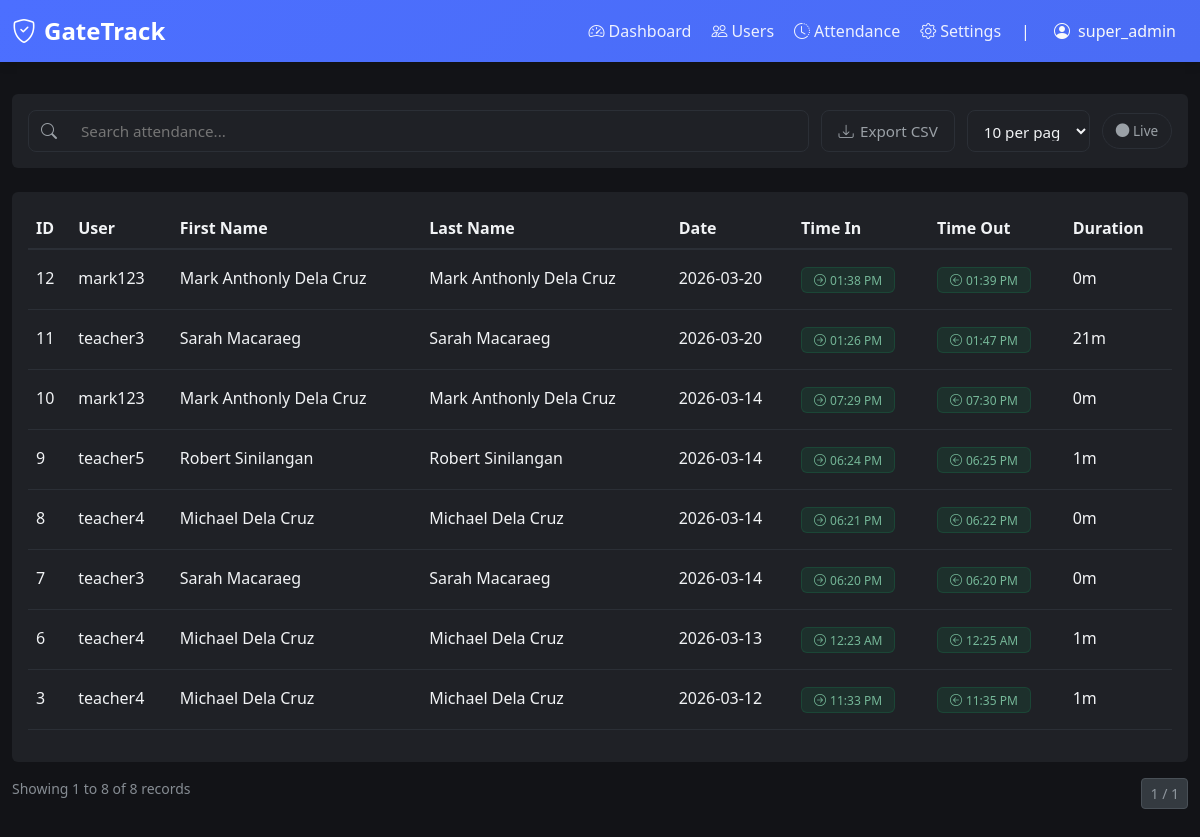
The app's page /attendance (signed in) with its own data.
### tables this page shows
CREATE TABLE attendance (
	id INTEGER NOT NULL, 
	user_id INTEGER NOT NULL, 
	time_in DATETIME, 
	time_out DATETIME, 
	created_at DATETIME, 
	PRIMARY KEY (id), 
	FOREIGN KEY(user_id) REFERENCES users (id)
);

CREATE TABLE "users" (id INTEGER NOT NULL, username VARCHAR(80), email VARCHAR(120) NOT NULL, password VARCHAR(200), contact VARCHAR(20), gender VARCHAR(10), role VARCHAR(20) NOT NULL, created_at DATETIME, rfid TEXT, first_name VARCHAR(50), last_name VARCHAR(50), PRIMARY KEY (id), UNIQUE (email));

### app.py (the view)
@app.route('/attendance')
@login_required
def attendance():
    page = int(request.args.get('page', 1))
    per_page = int(request.args.get('per_page', 10))
    search_term = request.args.get('search', '').strip()
    role_filter = request.args.get('role', '')
    if per_page not in [10, 20, 30, 100]:
        per_page = 10
    page = max(1, page)
    from database_utils import get_paginated_attendance
    records, total_count = get_paginated_attendance(page, per_page, search_term, role_filter)
    total_pages = (total_count + per_page - 1) // per_page
    if page > total_pages and total_pages > 0:
        return redirect(url_for('attendance', page=total_pages, per_page=per_page,
                               search=search_term, role=role_filter))
    return render_template('attendance.html',
                         records=records,
                         page=page,
                         per_page=per_page,
                         total_count=total_count,
                         total_pages=total_pages,
                         search_term=search_term,
                         role_filter=role_filter)

### app.py (called while the page is built)
def format_time_12hr(time_str):
    if not time_str:
        return ''
    try:
        dt = datetime.strptime(time_str, '%H:%M:%S')
        return dt.strftime('%I:%M %p')
    except (ValueError, TypeError):
        return time_str or ''

def login_required(f):
    @wraps(f)
    def decorated_function(*args, **kwargs):
        if 'user_id' not in session:
            flash('Please log in to access this page.', 'error')
            return redirect(url_for('login'))
        return f(*args, **kwargs)
    return decorated_function

### database_utils.py (called while the page is built)
def get_connection() -> sqlite3.Connection:
    conn = sqlite3.connect(DB_PATH)
    conn.row_factory = sqlite3.Row
    return conn

### templates/attendance.html (shortened to what this page needs)
{% extends "nav.html" %}
{% block content %}
<div class="row mt-2 mb-4">
  <div class="col-12">
    <div class="card">
      <div class="card-body">
        <form method="GET" action="{{ url_for('attendance') }}" id="attendanceFilterForm" style="display: flex;flex-wrap: nowrap;gap: 0.75rem;align-items: stretch;width: 100%;height: 42px;font-family: system-ui, -apple-system, sans-serif;">
          <div style="width: 70%;display: flex;align-items: center;border: 1px solid var(--border-color);border-radius: 8px;background: var(--bg-secondary);transition: border-color 0.2s;overflow: hidden;">
            <span style="padding: 0 0.75rem;color: var(--text-secondary);display: flex;align-items: center;">
              <i class="bi bi-search"></i>
            </span>
            <input type="text" name="search" placeholder="Search attendance..." id="searchInput" value="{{ search_term }}" style="flex: 1;border: none;padding: 0 0.75rem;font-size: 0.95rem;outline: none;color: var(--text-primary);background: transparent;" onfocus="this.parentElement.style.borderColor = 'var(--primary)'" onblur="this.parentElement.style.borderColor = 'var(--border-color)'" onkeypress="if(event.key==='Enter') document.getElementById('attendanceFilterForm').submit();"/>
          </div>
          <div style=" display: flex; gap: 0.75rem;">
            <a href="{{ url_for('export_attendance_csv', page=page, per_page=per_page, search=search_term) }}" style="flex: 1;display: inline-flex;align-items: center;justify-content: center;padding: 0.6rem 1rem;font-size: 0.95rem;font-weight: 500;color: var(--text-secondary);background: transparent;border: 1px solid var(--border-color);border-radius: 8px;text-decoration: none;white-space: nowrap;cursor: pointer;transition: all 0.2s;" onmouseover="this.style.borderColor = 'var(--text-secondary)';this.style.color = 'var(--text-primary)';this.style.backgroundColor = 'var(--bg-secondary)';" onmouseout="this.style.borderColor = 'var(--border-color)';this.style.color = 'var(--text-secondary)';this.style.backgroundColor = 'transparent';">
              <i class="bi bi-download" style="margin-right: 0.4rem;"></i>Export CSV
            </a>
            <div >
              <select id="perPageSelectAttendance" name="per_page" style="width: 100%;height: 100%;padding: 0.6rem 0.75rem;font-size: 0.95rem;border: 1px solid var(--border-color);border-radius: 8px;outline: none;color: var(--text-primary);background-color: var(--bg-secondary);cursor: pointer;">
                <option value="10" {{ 'selected' if per_page == 10 }} >10 per page</option>
              </select>
            </div>
            <div style="display: flex; align-items: center; justify-content: center;">
              <span id="syncIndicator" class="sync-indicator sync-waiting" title="Live updates every 3 seconds" style="padding: 0.45rem 0.8rem;font-size: 0.85rem;font-weight: 500;border-radius: 999px;white-space: nowrap;border: 1px solid var(--border-color);background: var(--bg-secondary);color: var(--text-secondary);">
                <i class="bi bi-circle-fill dot"></i>
                <span>Live</span>
              </span>
            </div>
          </div>
        </form>
      </div>
    </div>
  </div>
</div>
<div class="mt-4">
  <div class="card">
    <div class="card-body">
    <div class="table-responsive">
<table class="table table-hover" id="attendanceTable">
            <thead>
              <tr>
                <th>ID</th>
              <th>User</th>
              <th>First Name</th>
              <th>Last Name</th>
              <th>Date</th>
                <th>Time In</th>
                <th>Time Out</th>
                <th>Duration</th>
              </tr>
            </thead>
        <tbody id="tableBody">
          {% if records %}
            {% for record in records %}
            {% if record.username or record.email or record.first_name or record.last_name %}
            <tr>
              <td class="py-3">{{ record.id }}</td>
              <td class="py-3">
                <div class="d-flex align-items-center gap-2">
                  {{ record.username or record.email or 'Unknown' }}
              </td>
              <td class="py-3">
                <div class="d-flex align-items-center">
                  {{ record.first_name or '-' }} {{ record.last_name or '' }}
                </div>
              </td>
              <td class="py-3">
                <div class="d-flex align-items-center">
                  {{ record.first_name or '-' }} {{ record.last_name or '' }}
                </div>
              </td>
              <td class="py-3">{{ record.created_at[:10] if record.created_at else '-' }}</td>
              <td class="py-3">
                {% if record.time_in %}
                  <span class="badge badge-completed"><i class="bi bi-arrow-right-circle me-1"></i>{{ (record.time_in.split(' ')[1] if record.time_in else '')|format_time_12hr }}</span>
                {% else %}
                  <span class="text-muted">-</span>
                {% endif %}
              </td>
              <td class="py-3">
                {% if record.time_out %}
                  <span class="badge badge-completed"><i class="bi bi-arrow-left-circle me-1"></i>{{ (record.time_out.split(' ')[1] if record.time_out else '')|format_time_12hr }}</span>
                {% else %}
                  <span class="badge badge-pending">Pending</span>
                {% endif %}
              </td>
              <td class="py-3">{{ record.duration or '-' }}</td>
            </tr>
            {% endif %}
            {% endfor %}
          {% endif %}
        </tbody>
      </table>
    </div>
  </div>
</div>
{% if total_count > 0 %}
<div class="row mt-3">
  <div class="col-md-6">
    <div class="page-info">
Showing {{ ((page-1)*per_page)+1 }} to {{ [page*per_page, total_count]|min }}
      of {{ "{:,}".format(total_count) }} records
    </div>
  </div>
  <div class="col-md-6">
    <nav aria-label="Attendance pagination">
      <ul class="pagination pagination-sm justify-content-end mb-0">
        <li class="page-item disabled">
          <span class="page-link">{{ page }} / {{ total_pages }}</span>
        </li>
      </ul>
    </nav>
  </div>
</div>
{% endif %}
{% endblock %}

### static/css/style.css (style rules this page uses)
[data-bs-theme="dark"] { --bg-primary: #121317; --bg-secondary: #1f2126; --text-primary: #f1f3f5; --text-secondary: #9aa0a6; --primary: #4c6fff; --primary-hover: #5c7cff; --border-color: #2b2f36; --card-shadow: 0 4px 14px rgba(0, 0, 0, 0.45); }
body { background-color: var(--bg-primary); color: var(--text-primary); font-family: "Segoe UI", Tahoma, Geneva, Verdana, sans-serif; min-height: 100vh; transition: background-color 0.3s ease, color 0.3s ease; }
.card { background-color: var(--bg-secondary); border: 1px solid var(--border-color); box-shadow: var(--card-shadow); transition: background-color 0.3s ease, border-color 0.3s ease; }
.table { color: var(--text-primary); }
.table thead th { background-color: var(--bg-primary); border-bottom: 2px solid var(--border-color); color: var(--text-primary); font-weight: 600; }
.table tbody tr { border-bottom: 1px solid var(--border-color); transition: background-color 0.2s ease; }
.card, .stats-card, .stats-card .card-body { background-color: var(--bg-secondary) !important; border: 1px solid var(--border-color) !important; box-shadow: var(--card-shadow) !important; }
.table { color: var(--text-primary) !important; background-color: var(--bg-secondary) !important; }
.table thead th { background-color: var(--bg-primary) !important; border-bottom: 2px solid var(--border-color) !important; color: var(--text-primary) !important; font-weight: 600; }
.table tbody tr { background-color: transparent !important; border-color: var(--border-color) !important; }
.table tbody td { color: var(--text-primary) !important; border-color: var(--border-color) !important; }
.badge { padding: 6px 12px; font-weight: 500; border-radius: 6px; }

### templates/nav.html (style rules this page uses)
.card { border: none !important; box-shadow: none !important; }
.table thead th, .table tbody tr, .table tbody td { background-color: transparent !important; color: inherit !important; }

### templates/attendance.html (style rules this page uses)
.badge-completed { background: rgba(var(--bs-success-rgb), 0.15); color: var(--bs-success-text-emphasis); border: 1px solid rgba(var(--bs-success-rgb), 0.25); }
.page-info { color: var(--bs-secondary-color); font-size: 0.875rem; }

### records on screen
attendance: id "12", username "mark123", first_name "Mark Anthonly", last_name "Dela Cruz", created_at "2026-03-20", time_in "01:38 PM", time_out "01:39 PM", duration "0m"
attendance: id "11", username "teacher3", first_name "Sarah", last_name "Macaraeg", created_at "2026-03-20", time_in "01:26 PM", time_out "01:47 PM", duration "21m"
attendance: id "10", username "mark123", first_name "Mark Anthonly", last_name "Dela Cruz", created_at "2026-03-14", time_in "07:29 PM", time_out "07:30 PM", duration "0m"
attendance: id "9", username "teacher5", first_name "Robert", last_name "Sinilangan", created_at "2026-03-14", time_in "06:24 PM", time_out "06:25 PM", duration "1m"
attendance: id "8", username "teacher4", first_name "Michael", last_name "Dela Cruz", created_at "2026-03-14", time_in "06:21 PM", time_out "06:22 PM", duration "0m"
attendance: id "7", username "teacher3", first_name "Sarah", last_name "Macaraeg", created_at "2026-03-14", time_in "06:20 PM", time_out "06:20 PM", duration "0m"
attendance: id "6", username "teacher4", first_name "Michael", last_name "Dela Cruz", created_at "2026-03-13", time_in "12:23 AM", time_out "12:25 AM", duration "1m"
attendance: id "3", username "teacher4", first_name "Michael", last_name "Dela Cruz", created_at "2026-03-12", time_in "11:33 PM", time_out "11:35 PM", duration "1m"

### other values on screen
{{ session.get('username') or session.get('email') }} "super_admin"
{{ ((page-1)*per_page)+1 }} "1"
{{ [page*per_page, total_count]|min }} "8"
{{ "{:,}".format(total_count) }} "8"
{{ page }} "1"
{{ total_pages }} "1"
